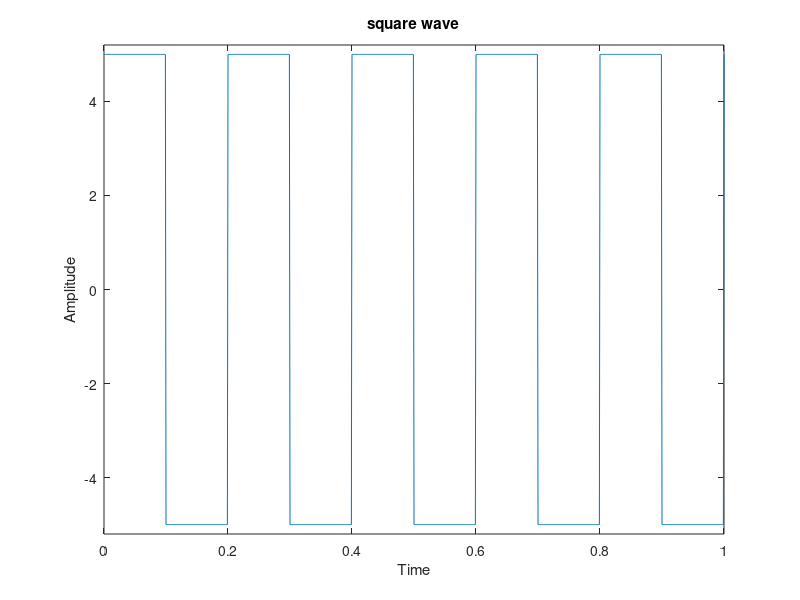

The MATLAB script that drew this image:
A = 5;
f = 5;
t = 0:0.001:1;

y = A*square(2*pi*f*t);

plot(t,y)

xlim([0,1]);
ylim([-5.2,5.2]);
xlabel("Time");
ylabel("Amplitude");
title("square wave");
